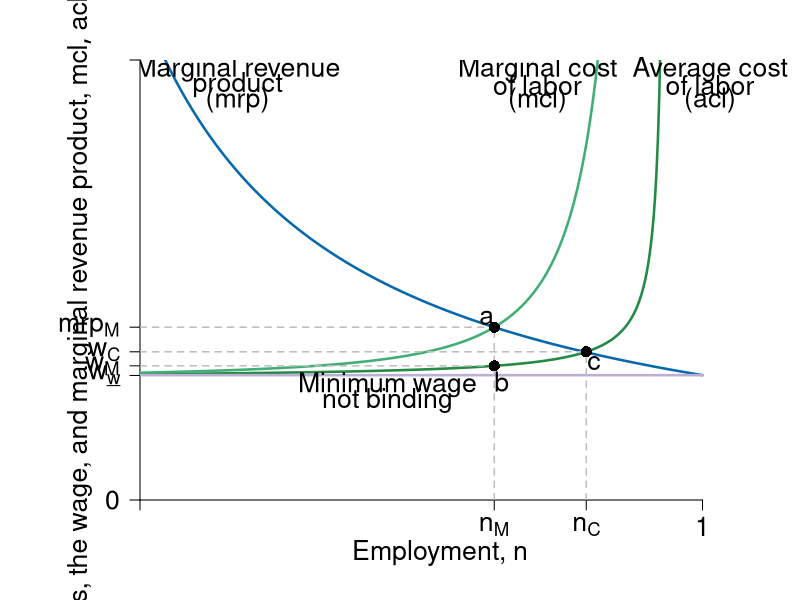
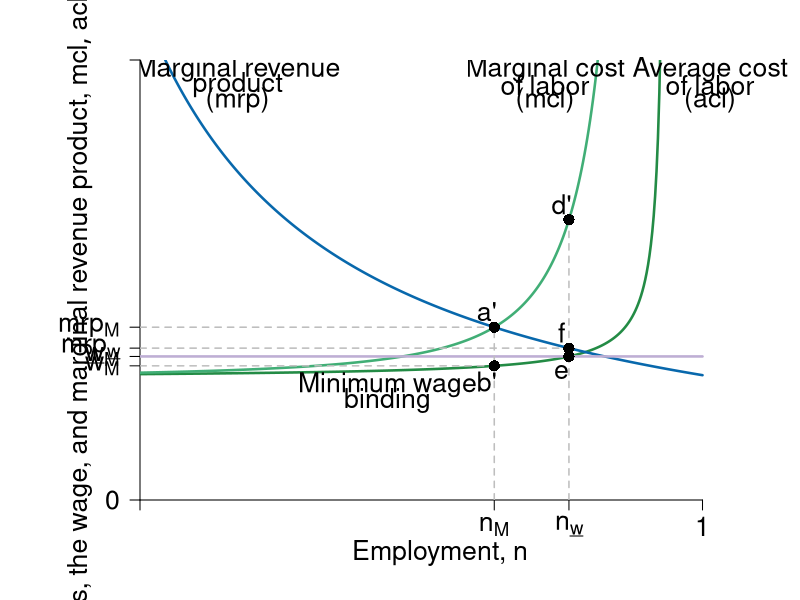
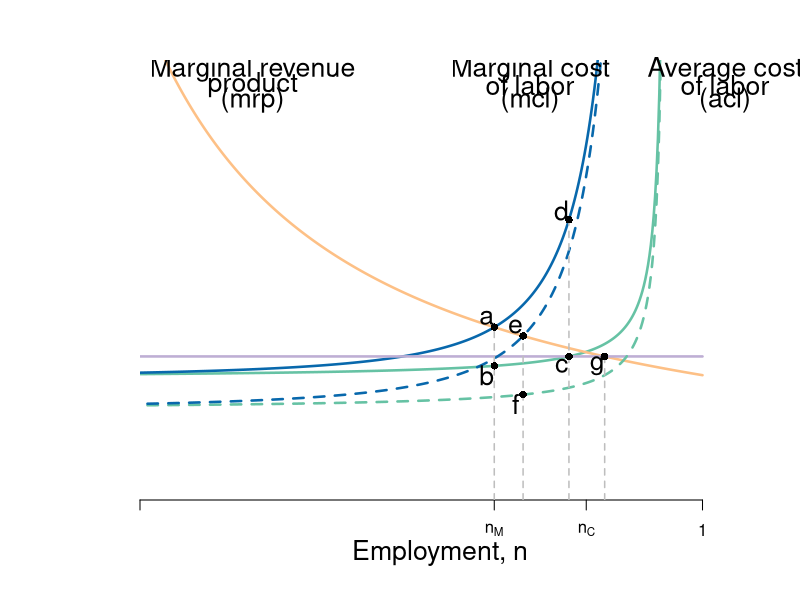

Generate these figures, in order, with R:
require(shape, rootSolve)

#define functions
Delta <- function(n,v=0.05){
  1-v*n / (1-n)
}

ACL <- function(n, a = 1, tau = 0.5, v = 0.05, b = 2, s = 0) {
  a / ( tau * Delta(n,v) ) + b - s
}


MCL <- function(n,a=1,tau = 0.5 , v = 0.05, b = 2, s= 0) {
  d_Delta <- function(n,v= 0.05){
    -v/(1-n)^2
  }
  d_ACL <- function(n,a=1,tau = 0.5 , v = 0.05, b = 2, s= 0){
    - a*d_Delta(n,v) / (tau * Delta(n,v)^2)
  }
  ACL(n,a,tau,v,b,s) + n * d_ACL(n, a,tau, v, b, s)
}

MRP<-function(n){
  4/n
}
# solve the level of employment in different setting.
employment <- function(a=1,tau = 0.5 , v = 0.05, b = 2, s = 0, min = FALSE){
  ## return the employment level
  ## The four cases: 
  ## No EITC, no min wage:  employment()
  ## No EITC, min = 4.6: employment(min =  4.6)
  ## EITC, no min wage: employment(s=1)
  ## EITC, min = 4.6: employment(min = 4.6, s = 1)
  nmax <- 1/(1+v)-0.001
  if (min == FALSE){
    n <- uniroot(MRP_eq_MCL(n,a,tau,v,b,s),c(0.0001,nmax))$root
  } else{
    n1 <- uniroot(MRP_eq_min(n, min),c(0.0001,nmax))$root
    n2 <- uniroot(ACL_eq_min(n, a, tau, v, b, s, min),c(0.0001,nmax))$root
    n <- min(n1,n2)
  }
  return(n)
}

MRP_eq_MCL <- function(n,a=1,tau = 0.5 , v = 0.05, b = 2, s = 0){
  equation <- function(n){
    MRP(n) - MCL(n,a,tau,v, b, s)
  }
}
ACL_eq_min <- function(n, a = 1, tau = 0.5, v = 0.05, b = 2, s = 0, min = 4.6){
  equation<-function(n){
    ACL(n,a,tau,v,b,s)-min
  }
}
MRP_eq_min <- function(n,min=4.6){
  equation <- function(n){
    MRP(n) - min
  }
}
Min <- function(n, min = 4.6){
  min*n/n
}

#Set parameters for graphics
axislabelsize <- 1.6
graphlinewidth <- 2.5
segmentlinewidth <- 1.5

COL <- c("#7fc97f", "#beaed4", "#fdc086", "#ffff99", "#386cb0", "#f0027f", "#bf5b17", "#666666")
COLA <- c("#e0f3db", "#99d8c9","#66c2a4","#41ae76", "#238b45", "#005824")
COLB <- c("#4eb3d3", "#2b8cbe", "#0868ac","#084081")

ylims <- c(0, 14.1)
xlims <- c(0.25, 1.05)
npts <- 501
x <- seq(xlims[1], xlims[2], length.out = npts)
y <- seq(ylims[1], ylims[2], length.out = npts) 

# ----
# first plot: competitive vs monopsony
pdf(file = "employment/monopsony_minwage1.pdf", width = 12, height = 10)
par(mar =  c(5, 7, 3, 3))

#Notice the plot starts at x = 0.2 not 0
plot(xlims[1], 0, xlim = xlims, ylim = ylims, type = "n",
     xlab = expression(paste("")),
     ylab = expression(paste("")), 
     xaxt = "n", 
     yaxt = "n", 
     cex.lab = axislabelsize, 
     bty = "n", 
     xaxs="i", 
     yaxs="i"
)

# ticksx <- seq(from = 0, to = xlims[2], by = 0.2)
# xlabels <- seq(from = 0, to = xlims[2], by = 0.2)
# ticksy <- seq(from = 0, to = ylims[2], by = 2)
# ylabels <- seq(from = 0, to = ylims[2], by = 2)

ticksx <- c(xlims[1], employment(), 0.845, 1)
xlabels <- c(NA, expression(paste(n[M])), expression(paste(n[C])), 1)
ticksy <- c(ylims[1], ACL(0.85) - 0.8, ACL(employment()), ACL(0.845), MCL(employment()), ylims[2])
ylabels <- c(0, expression(paste(w[underline("w")])), expression(paste(w[M])), expression(paste(w[C])), expression(paste("mrp"["M"])), NA)

axis(1, at = ticksx, pos = 0, labels = xlabels, cex.axis = axislabelsize)
axis(2, at = ticksy, pos = xlims[1], labels = ylabels, las = 1, cex.axis = axislabelsize)

npts <- 500 
xx1 <- seq(0.01, 0.95, length.out = npts)
xx2 <- seq(0, 1, length.out = 600)

#Draw the graphs
lines(xx1, ACL(xx1), col = COLA[5], lwd  = graphlinewidth)
lines(xx1, MCL(xx1), col = COLA[4], lwd = graphlinewidth)
lines(xx2, MRP(xx2), col = COLB[3], lwd = graphlinewidth)
lines(xx2, Min(xx2, 4), col = COL[2],lwd = graphlinewidth)
#lines(xx1, Min(xx1), col = COL[6], lwd = graphlinewidth)
# with s=1
## lines(xx1, ACL(xx1, s = 1), col = COLA[3], lwd = graphlinewidth, lty= 3)
## lines(xx1, MCL(xx1, s = 1), col = COLB[1], lwd = graphlinewidth,lty = 3)

#Axis labels
mtext(expression(paste("Employment, ", n)), side = 1, line = 2.5, cex = axislabelsize)
text(0.17, 0.5*ylims[2], expression(paste("Costs, the wage, and marginal revenue product, ", list(mcl, acl, w, mrp) )), xpd = TRUE, cex = axislabelsize, srt = 90) 


#add segments
segments(0, ACL(employment()), employment(), ACL(employment()), lty = 2, col = "gray", lwd = segmentlinewidth)
segments(employment(), 0, employment(), MRP(employment()), lty = 2, col = "gray", lwd = segmentlinewidth)

segments(0, ACL(0.845), 0.845, ACL(0.845), lty = 2, col = "gray", lwd = segmentlinewidth)
segments(0.845, 0, 0.845, ACL(0.845), lty = 2, col = "gray", lwd = segmentlinewidth)

segments(0, MCL(employment()), employment(), MCL(employment()), lty = 2, col = "gray", lwd = segmentlinewidth)
## add points

points(employment(), ACL(employment()), pch = 16, col = "black", cex = 1.5)
points(employment(), MRP(employment()), pch = 16, col = "black", cex = 1.5)
points(0.845, ACL(0.845), pch = 16, col = "black", cex = 1.5)

# label points
text(employment() + 0.01, ACL(employment()) - 0.5 , "b", cex = axislabelsize)
text(employment() - 0.01, MCL(employment()) + 0.3 , "a", cex = axislabelsize)
text(0.845 + 0.01, ACL(0.85) - 0.4, "c", cex = axislabelsize)


# add labels to graphs
#text(1.03, 14.3, "Monopsony", cex = axislabelsize, xpd = TRUE)
text(1.01, 13.8, "Average cost", cex = axislabelsize, xpd = TRUE)
text(1.01, 13.3, "of labor", cex = axislabelsize, xpd = TRUE)
text(1.01, 12.8, "(acl)", cex = axislabelsize, xpd = TRUE)

#text(0.77, 14.3, "Monopsony", cex = axislabelsize, xpd = TRUE)
text(0.78, 13.8, "Marginal cost", cex = axislabelsize)
text(0.78, 13.3, "of labor", cex = axislabelsize)
text(0.78, 12.8, "(mcl)", cex = axislabelsize)

text(0.38, 13.8, "Marginal revenue", cex = axislabelsize)
text(0.38, 13.3, "product", cex = axislabelsize)
text(0.38, 12.8, "(mrp)", cex = axislabelsize)

text(0.58, ACL(0.85) - 1.1, "Minimum wage", cex = axislabelsize)
text(0.58, ACL(0.85) - 1.6, "not binding", cex = axislabelsize)

# text(0.85, 3.7, "Competitive", cex = axislabelsize)
# text(0.85, 3.2, "Marginal cost", cex = axislabelsize)
# text(0.85, 2.7, "of labor", cex = axislabelsize)
# text(0.85, 2.2, expression(paste( (mcl[C]) )), cex = axislabelsize)



dev.off()
# ----
# second plot:  monopsony and minwage
pdf(file = "employment/monopsony_minwage2.pdf", width = 12, height = 10)
par(mar =  c(5, 7, 3, 3))

plot(xlims[1], 0, xlim = xlims, ylim = ylims, type = "n",
     xlab = expression(paste("")),
     ylab = expression(paste("")), 
     xaxt = "n", 
     yaxt = "n", 
     cex.lab = axislabelsize, 
     bty = "n", 
     xaxs="i", 
     yaxs="i"
)

ticksx2 <- c(xlims[1], employment(), employment(min = 4.6), 1)
xlabels2 <- c(NA, expression(paste(n[M])), expression(paste(n[underline("w")])), 1)
ticksy2 <- c(ylims[1], ACL(employment()), ACL(employment(min = 4.6)), MRP(employment(min = 4.6)), MCL(employment()), ylims[2])
ylabels2 <- c(0, expression(paste("w"["M"])),expression(paste(underline("w")["M"])), expression(paste("mrp"[underline("w")])), expression(paste("mrp"["M"])), NA)

#Axis Lines
axis(1, at = ticksx2, pos = 0, labels = xlabels2, las = 1, cex.axis = axislabelsize)
#axis(2, at = ticksy, pos = 0, labels = ylabels, las = 1)
axis(2, at = ticksy2, pos = xlims[1], labels = ylabels2, las = 1, cex.axis = axislabelsize)


#Draw the graphs
lines(xx1, ACL(xx1), col = COLA[5], lwd  = graphlinewidth)
lines(xx1, MCL(xx1), col = COLA[4], lwd = graphlinewidth)
lines(xx2, MRP(xx2), col = COLB[3], lwd = graphlinewidth)
lines(xx2,Min(xx2), col = COL[2],lwd = graphlinewidth)

#Axis labels
mtext(expression(paste("Employment, ", n)), side = 1, line = 2.5, cex = axislabelsize)
# text(-0.1, 0.5*ylims[2], expression(paste("Marginal revenue and marginal cost, ", list(mrp, mcl) )), xpd = TRUE, cex = axislabelsize, srt = 90) 
text(0.17, 0.5*ylims[2], expression(paste("Costs, the wage, and marginal revenue product, ", list(mcl, acl, w, mrp) )), xpd = TRUE, cex = axislabelsize, srt = 90) 


#add segments
segments(employment(), 0, employment(), MRP(employment()), lty = 2, col = "gray", lwd = segmentlinewidth)
segments(employment(min = 4.6), 0, employment(min =  4.6), MCL(employment(min = 4.6)), lty = 2, col = "gray", lwd = segmentlinewidth)
segments(0, MCL(employment()), employment(), MCL(employment()), lty = 2, col = "gray", lwd = segmentlinewidth)
segments(0, MRP(employment(min = 4.6)), employment(min = 4.6), MRP(employment(min = 4.6)), lty = 2, col = "gray", lwd = segmentlinewidth)
segments(0, ACL(employment()), employment(), ACL(employment()), lty = 2, col = "gray", lwd = segmentlinewidth)

# add points
points(employment(), ACL(employment()), pch = 16, col = "black", cex = 1.5)
points(employment(), MRP(employment()), pch = 16, col = "black", cex = 1.5)
points(employment(min=4.6), MCL(employment(min=4.6)), pch = 16, col = "black", cex = 1.5)
points(employment(min=4.6), Min(employment(min=4.6)), pch = 16, col = "black", cex = 1.5)
points(employment(min = 4.6), MRP(employment(min = 4.6)), pch = 16, col = "black", cex = 1.5)

# add labels
text(1.01, 13.8, "Average cost", cex = axislabelsize, xpd = TRUE)
text(1.01, 13.3, "of labor", cex = axislabelsize, xpd = TRUE)
text(1.01, 12.8, "(acl)", cex = axislabelsize, xpd = TRUE)

text(0.79, 13.8, "Marginal cost", cex = axislabelsize)
text(0.79, 13.3, "of labor", cex = axislabelsize)
text(0.79, 12.8, "(mcl)", cex = axislabelsize)

text(0.38, 13.8, "Marginal revenue", cex = axislabelsize)
text(0.38, 13.3, "product", cex = axislabelsize)
text(0.38, 12.8, "(mrp)", cex = axislabelsize)

text(employment()-0.01,ACL(employment())-0.5 , "b'", cex = axislabelsize)
text(employment()-0.01,MCL(employment())+0.5 , "a'", cex = axislabelsize)
text(employment(min = 4.6)-0.01,ACL(employment(min = 4.6))-0.5 , "e", cex = axislabelsize)
text(employment(min = 4.6)-0.01,MCL(employment(min =  4.6))+0.5 , "d'", cex = axislabelsize)
text(employment(min = 4.6)-0.01, MRP(employment(min = 4.6))+0.5, "f", cex = axislabelsize)

text(0.58, ACL(0.85) - 1.1, "Minimum wage", cex = axislabelsize)
text(0.58, ACL(0.85) - 1.6, "binding", cex = axislabelsize)

dev.off()
# ----
# third plot:  monopsony, minwage and EITC
pdf(file = "employment/monopsony_minwage3.pdf", width = 15, height = 12)
par(mar =  c(5, 7, 3, 3))

plot(0, 0, xlim = xlims, ylim = ylims, type = "n",
     xlab = expression(paste("")),
     ylab = expression(paste("")), 
     xaxt = "n", 
     yaxt = "n", 
     cex.lab = axislabelsize, 
     bty = "n", 
     xaxs="i", 
     yaxs="i"
)


axis(1, at = ticksx, pos = 0, labels = xlabels)
axis(2, at = ticksy, pos = 0, labels = ylabels, las = 1)

#Draw the graphs
lines(xx1, ACL(xx1), col = COLA[3], lwd  = graphlinewidth)
lines(xx1, MCL(xx1), col = COLB[3], lwd = graphlinewidth)
lines(xx2, MRP(xx2), col = COL[3], lwd = graphlinewidth)
lines(xx2,Min(xx2), col = COL[2],lwd = graphlinewidth)
# with s=1
lines(xx1, ACL(xx1, s = 1), col = COLA[3], lwd = graphlinewidth, lty= 2)
lines(xx1, MCL(xx1, s = 1), col = COLB[3], lwd = graphlinewidth,lty = 2)

#Axis labels
mtext(expression(paste("Employment, ", n)), side = 1, line = 2.5, cex = axislabelsize)
text(-0.1, 0.5*ylims[2], expression(paste("Marginal cost, average cost, and marginal revenue product, ", list(mcl, acl, mrp) )), xpd = TRUE, cex = axislabelsize, srt = 90) 


#add segments
segments(employment(), 0, employment(), MRP(employment()), lty = 2, col = "gray", lwd = segmentlinewidth)
segments(employment(min = 4.6), 0, employment(min =  4.6), MCL(employment(min = 4.6)), lty = 2, col = "gray", lwd = segmentlinewidth)
segments(employment(min = 4.6, s=1), 0, employment(min =  4.6, s=1), MRP(employment(min = 4.6, s= 1)), lty = 2, col = "gray", lwd = segmentlinewidth)
segments(employment(s=1), 0, employment(s=1), MRP(employment(s= 1)), lty = 2, col = "gray", lwd = segmentlinewidth)
## add points

points(employment(), ACL(employment()), pch = 16, col = "black", cex = 1)
points(employment(), MRP(employment()), pch = 16, col = "black", cex = 1)
points(employment(min=4.6), MCL(employment(min=4.6)), pch = 16, col = "black", cex = 1)
points(employment(min=4.6), Min(employment(min=4.6)), pch = 16, col = "black", cex = 1)
#with s=1
points(employment(s=1), ACL(s=1,employment(s=1)), pch = 16, col = "black", cex = 1)
points(employment(s=1), MRP(employment(s=1)), pch = 16, col = "black", cex = 1)
points(employment(min=4.6,s=1), MCL(s=1,employment(min=4.6,s=1)), pch = 16, col = "black", cex = 1)
points(employment(min=4.6,s=1), Min(employment(min=4.6,s=1)), pch = 16, col = "black", cex = 1)

# add labels
text(1.03, 13.8, "Average cost", cex = axislabelsize, xpd = TRUE)
text(1.03, 13.3, "of labor", cex = axislabelsize, xpd = TRUE)
text(1.03, 12.8, "(acl)", cex = axislabelsize, xpd = TRUE)

text(0.77, 13.8, "Marginal cost", cex = axislabelsize)
text(0.77, 13.3, "of labor", cex = axislabelsize)
text(0.77, 12.8, "(mcl)", cex = axislabelsize)

text(0.4, 13.8, "Marginal revenue", cex = axislabelsize)
text(0.4, 13.3, "product", cex = axislabelsize)
text(0.4, 12.8, "(mrp)", cex = axislabelsize)

text(employment()-0.01,ACL(employment())-0.3 , "b", cex = axislabelsize)
text(employment()-0.01,MCL(employment())+0.3 , "a", cex = axislabelsize)
text(employment(min = 4.6)-0.01,ACL(employment(min = 4.6))-0.3 , "c", cex = axislabelsize)
text(employment(min = 4.6)-0.01,MCL(employment(min =  4.6))+0.3 , "d", cex = axislabelsize)
text(employment(s=1)-0.01,ACL(s=1,employment(s=1))-0.3 , "f", cex = axislabelsize)
text(employment(s=1)-0.01,MCL(employment(s=1),s=1)+0.3 , "e", cex = axislabelsize)
text(employment(s=1, min = 4.6)-0.01,4.6-0.3 , "g", cex = axislabelsize)
dev.off()
